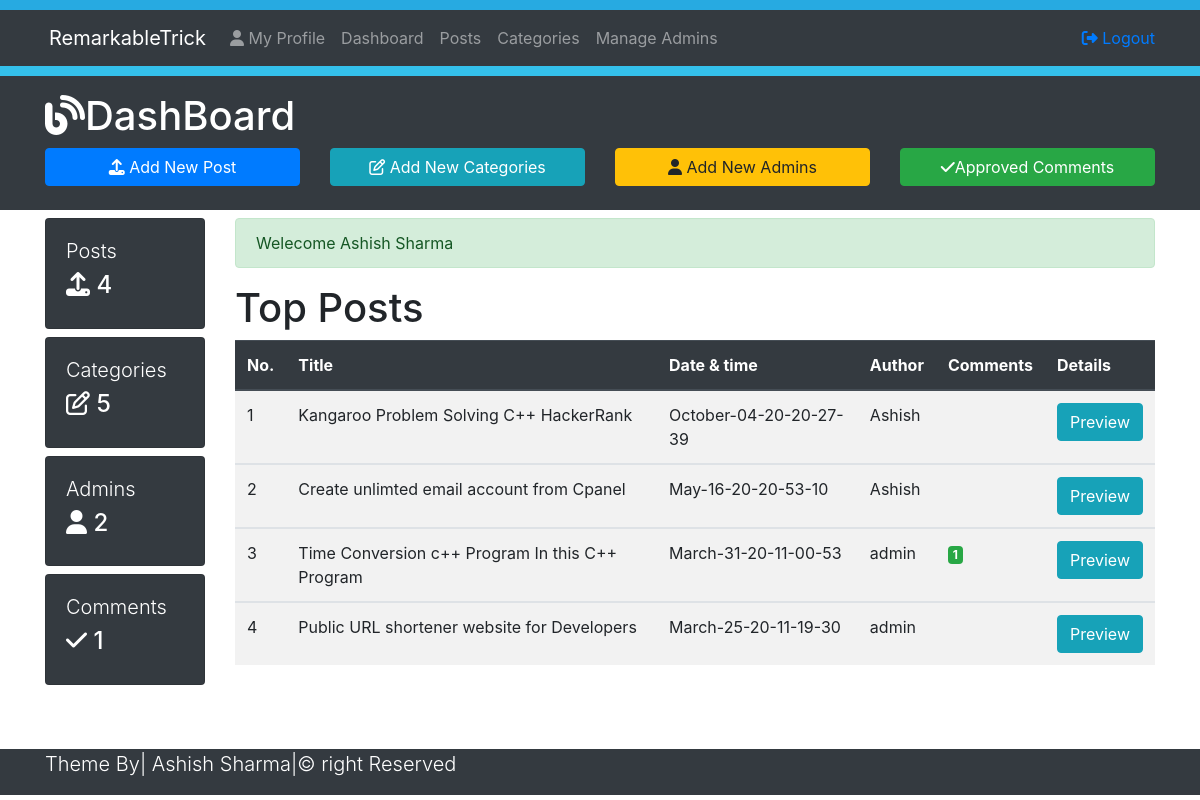
Screenshot of /dashboard.php (signed in) with the database file from the repository.
### tables this page shows
CREATE TABLE `post` (
  `id` int(10) NOT NULL,
  `dateandtime` varchar(30) NOT NULL,
  `title` varchar(100) NOT NULL,
  `cat` varchar(50) NOT NULL,
  `author` varchar(50) NOT NULL,
  `image` varchar(50) NOT NULL,
  `post` varchar(10000) NOT NULL,
  `slug` varchar(50) NOT NULL
);

### include/function.php (called while the page is built, shortened)
<?php require_once("include/db.php"); ?>
<?php
    function approvecomment($postid){
         global  $Connectingdb;
        $sqlapprove="SELECT COUNT(*) FROM comment where postid='$postid' AND statues='ON'";
        $stmtapprove= $Connectingdb->query($sqlapprove);
        $rowtotal=  $stmtapprove->fetch();
        $total=array_shift($rowtotal);
        return $total;
    }
?>

### dashboard.php (the view, shortened to what this page needs)
<?php
require_once("include/db.php");
?>
<?php require_once("include/function.php"); ?>
<?php require_once("include/session.php"); ?>
<!DOCTYPE html>
<html lang="en">
<head>
    <link rel="stylesheet" type="text/css" href="css/style.css">
    <link rel="stylesheet" href="https://stackpath.bootstrapcdn.com/bootstrap/4.4.1/css/bootstrap.min.css">
</head>
<body>
    <div style="height:10px; background:#27aae1;"></div>
    <nav class="navbar navbar-expand-lg navbar-dark bg-dark">
        <div class="container">
            <a href="#" class="navbar-brand pl-1">       RemarkableTrick</a>
            <div class="collapse navbar-collapse" id="navbarNav">
                    <ul class="navbar-nav mr-auto">
                        <li class="navbar-item">
                            <a href="myprofile.php" class="nav-link"><i class="fa fa-user" aria-hidden="true"></i> </i>My Profile</a>    </li>
                        <li class="navbar-item">
                            <a href="dashboard.php" class="nav-link">Dashboard</a>    </li>
                        <li class="navbar-item">
                            <a href="posts.php" class="nav-link">Posts</a>    </li>
                        <li class="navbar-item">
                            <a href="categories.php" class="nav-link">Categories</a>    </li>
                        <li class="navbar-item">
                            <a href="admins.php" class="nav-link">Manage Admins</a></li>
            </ul>
            <ul class="navbar-nav ml-auto">
                <li class="nav-item"> <a href=logout.php><i class="fa fa-sign-out" aria-hidden="true"></i> Logout</a></li></ul>
        </div>
        </div>
    </nav>
 <div style="height:10px; background:#34c0eb;"></div>
<header class="bg-dark text-white py-3">
    <div class="container">
    <div class="row">
        <div class="col-md-12">
        <h1><i class="fas fa-blog" aria-hidden="true" ></i>DashBoard</h1>
        </div>
        <div class="col-lg-3 mb-2">
        <a href="addnewpost.php" class="btn btn-primary btn-block">
            <i class="fa fa-upload" aria-hidden="true"></i> Add New Post
            </a>
        </div>
        <div class="col-lg-3 mb-2">
        <a href="categories.php" class="btn btn-info btn-block">
            <i class="fa fa-edit" aria-hidden="true"></i> Add New Categories
            </a>
        </div>
        <div class="col-lg-3 mb-2">
        <a href="admins.php" class="btn btn-warning btn-block">
            <i class="fa  fa-user" aria-hidden="true"></i> Add New Admins
            </a>
        </div>
        <div class="col-lg-3 mb-2">
        <a href="comment.php" class="btn btn-success btn-block">
            <i class="fa fa-check" aria-hidden="true"></i>Approved Comments
            </a>
        </div>
        </div>
    </div>
</header>
<section class="container py-2 mb-4">
<div class="row">
    <div class="col-lg-2 d-none d-md-block">
        <div class="card text-centre bg-dark text-white mb-2">
            <div class="card-body ">
             <h1 class="lead">Posts</h1>
             <h4 class="display-5"><i class="fa fa-upload" aria-hidden="true"></i>
                <?php
                $sql="select count(*) from post";
                $stmt=$Connectingdb->query($sql);
                $total=$stmt->fetch();
                $totalpost=array_shift($total);
                echo $totalpost;
                ?>
             </h4>
              </div>
               </div>
             <div class="card text-centre bg-dark text-white mb-2">
            <div class="card-body ">
             <h1 class="lead">Categories</h1>
             <h4 class="display-5"><i class="fa fa-edit" aria-hidden="true"></i>
             <?php
                $sql="select count(*) from cat";
                $stmt=$Connectingdb->query($sql);
                $total=$stmt->fetch();
                $totalpost=array_shift($total);
                echo $totalpost;
                ?></h4>
              </div>
               </div>
             <div class="card text-centre bg-dark text-white mb-2">
            <div class="card-body ">
             <h1 class="lead">Admins</h1>
             <h4 class="display-5"><i class="fa fa-user" aria-hidden="true"></i>
             <?php
                $sql="select count(*) from admin";
                $stmt=$Connectingdb->query($sql);
                $total=$stmt->fetch();
                $totalpost=array_shift($total);
                echo $totalpost;
                ?></h4>
              </div>
               </div>
             <div class="card text-centre bg-dark text-white mb-2">
            <div class="card-body ">
             <h1 class="lead">Comments</h1>
             <h4 class="display-5"><i class="fa fa-check" aria-hidden="true"></i>
             <?php
                $sql="select count(*) from comment";
                $stmt=$Connectingdb->query($sql);
                $total=$stmt->fetch();
                $totalpost=array_shift($total);
                echo $totalpost;
                ?></h4>
              </div>
        </div>
    </div>
    <div class="col-lg-10">
           <?php
           echo successmsg();
           ?>
        <h1>Top Posts</h1>
        <table class="table table-striped table-havour">
            <thead class="thead-dark">
                <tr>
                    <th>No. </th>
                    <th>Title </th>
                    <th>Date & time </th>
                    <th>Author</th>
                    <th>Comments</th>
                    <th>Details</th>
                </tr>
                <tbody>
                <?php
                $sr=0;
            $sql="Select * from post order by id desc limit 0,5";
            $stmt=$Connectingdb->query($sql);
            while($DataRows=$stmt->fetch()){
                     $postid=$DataRows["id"];
                     $date=$DataRows["dateandtime"];
                     $author=$DataRows["author"];
                     $title=$DataRows["title"];
                      $sr++;
                ?>
            <tr>
                <td><?php echo $sr; ?></td>
                 <td><?php echo $title; ?></td>
                  <td><?php echo $date; ?></td>
                   <td><?php echo $author; ?></td>
                    <td>
                      <?php
                      $total = approvecomment($postid);
                      if($total>0){  ?>
                          <span class="badge badge-success"><?php echo $total; ?></span>
                    <?php  }
                       ?>
                      </td>
                             <td><a target="_blank" href="fullpost.php?id=<?php echo $postid;?>">
                              <span class="btn btn-info"> Preview
                             </span>
                             </a>
                        </td>
            </tr>
                </tbody>
            <?php }?>
            </thead>
        </table>
</div>
</section>
    <br>
    <footer class="bg-dark text-white">
<div class="container">
    <div class="row">
        <div class="col-md-12">
    <p class="lead text-centre">Theme By| Ashish Sharma|&copy right Reserved</p>
    </div>
        </div>
    </div>
</footer>
</body>
</html>

### css/style.css (style rules this page uses)
.navbar-dark { background-color: #512DA8; }

### rows the page displays
post: title "Kangaroo Problem Solving C++ HackerRank", dateandtime "October-04-20-20-27-39", author "Ashish"
post: title "Create unlimted email account from Cpanel", dateandtime "May-16-20-20-53-10", author "Ashish"
post: title "Time Conversion c++ Program In this C++ Program", dateandtime "March-31-20-11-00-53", author "admin", total "1"
post: title "Public URL shortener website for Developers", dateandtime "March-25-20-11-19-30", author "admin"

### other values shown
$totalpost "4"
$totalpost "5"
$totalpost "2"
$totalpost "1"
successmsg() "Welecome Ashish Sharma"
